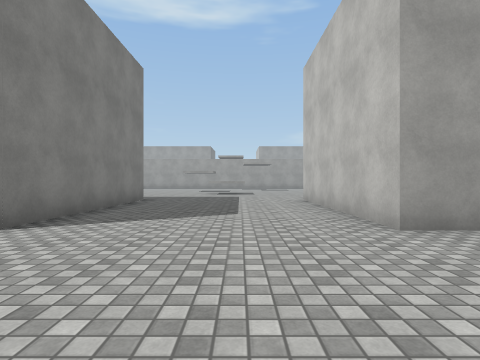
View 1 (above)

19 first-person views from a walk through a Unity game level. The camera is 1.2 m above the floor, looks level and sees 80° across. The floor is counted in squares, 2 m on a side. Each view is taken from the middle of a square. On the plan, view 1 faces up. The plan holds only what a view shows up to about 9 squares ahead; the rest is blank. The place goes on beyond the plan. The player is left out. Surface patterns are stand-ins for the level's own textures.

View 2
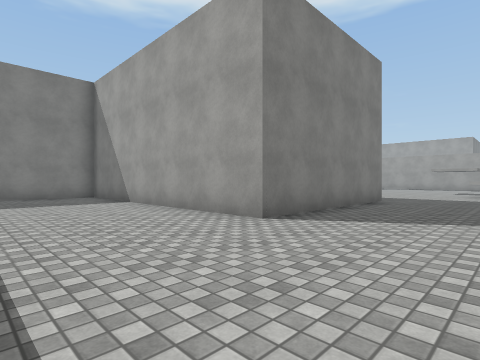

View 3
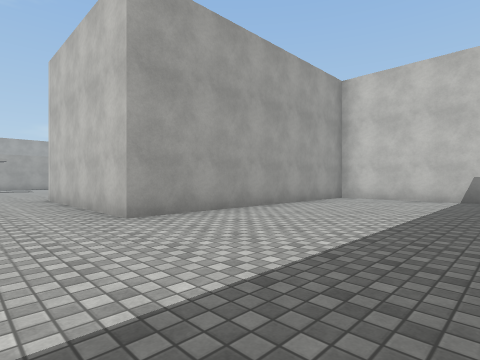

View 4
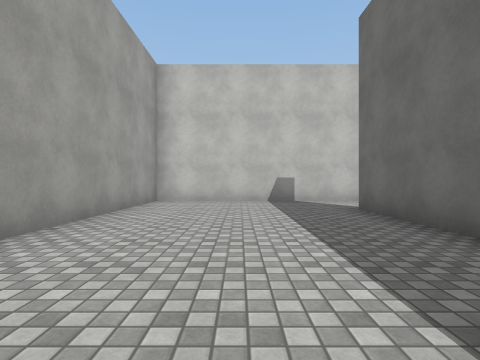

View 5
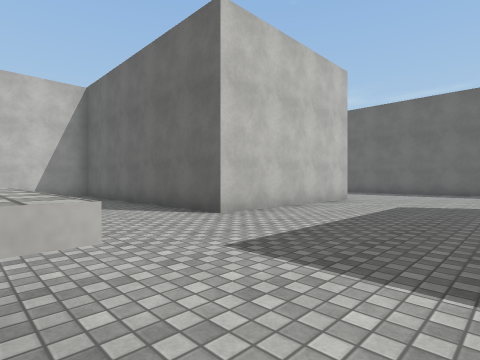

View 6
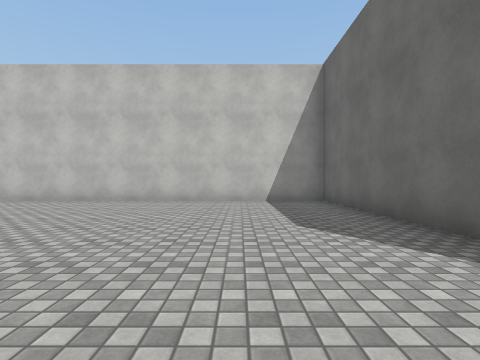

View 7
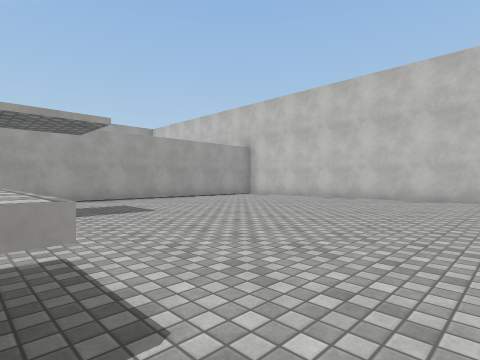

View 8
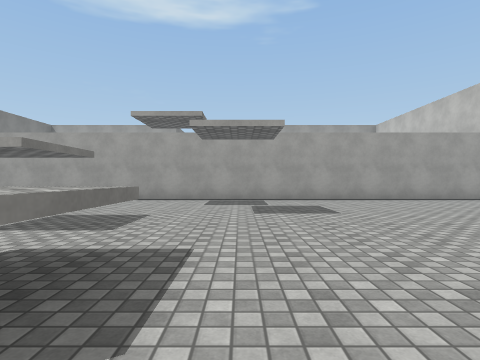

View 9
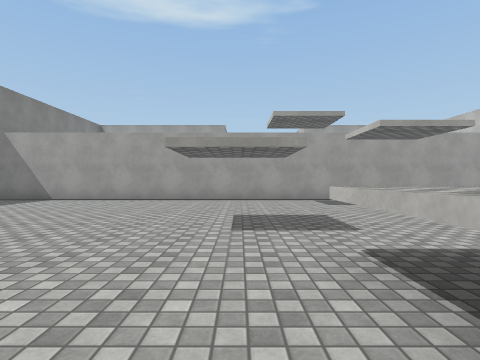

View 10
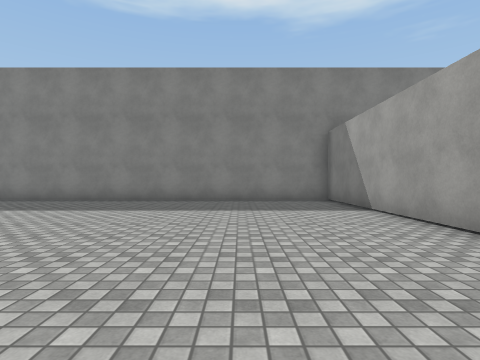

View 11
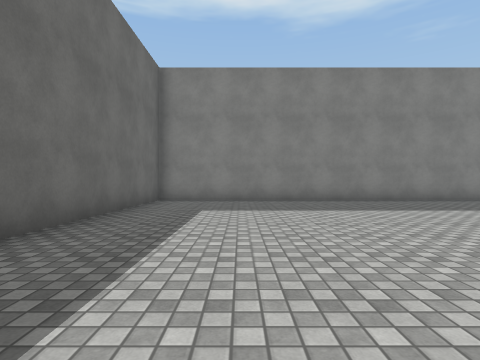

View 12
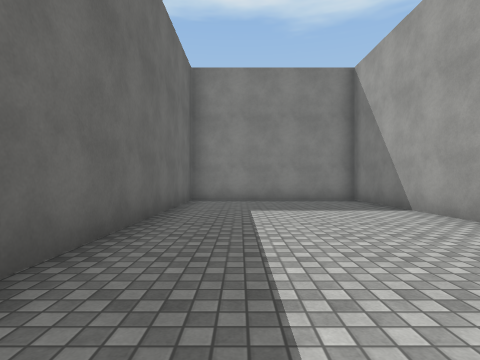

View 13
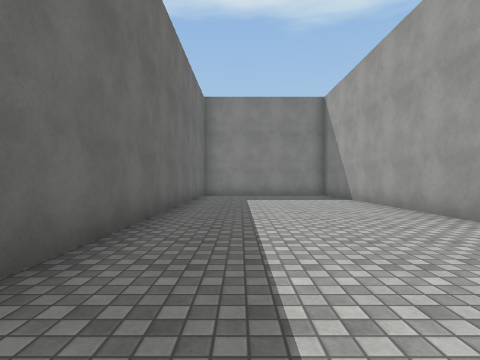

View 14
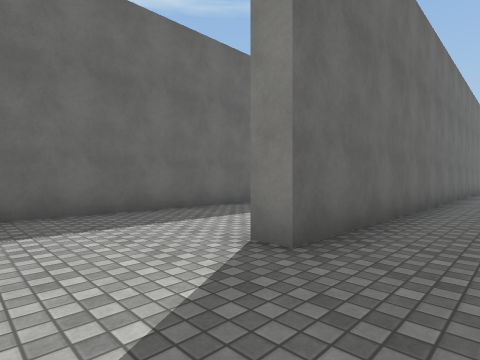

View 15
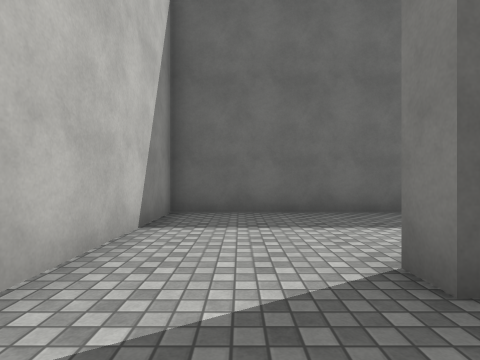

View 16
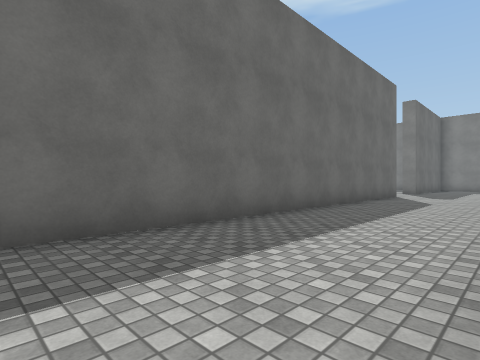

View 17
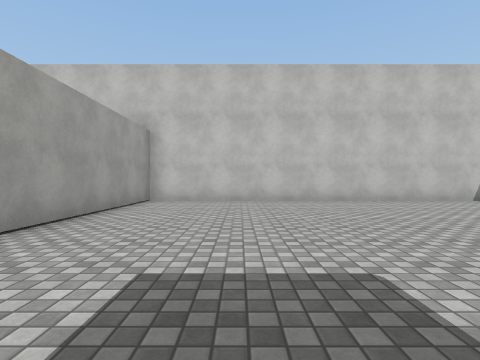

View 18
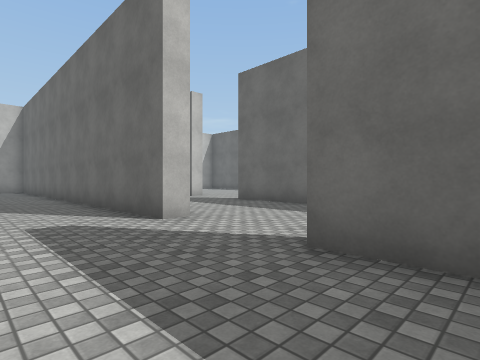

View 19
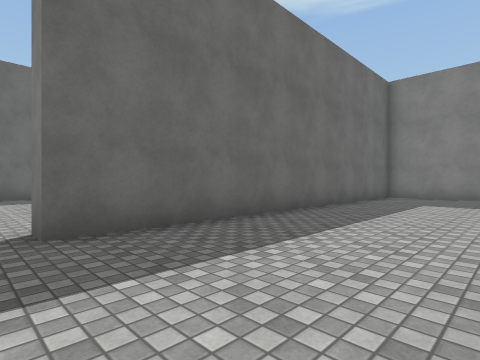

### Floor plan
Points are (right, up) in squares from view 1. A wall is a line through its corners. A room is listed if a view was taken in it or the views show most of it. See-through windows are left out.
Room 1 (views 1, 2, 3, 4, 5, 6, 7, 8, 9, 10, 11, 12, 13, 14, 15, 16, 17, 18)
walls: (-2.9, 8.6) (-2.9, 3.4) (-10.5, 3.4) (-10.5, -1.4) (6.9, -1.4) (6.9, -2); (-1.3, 11.8) (-1.3, 13.2); (0.2, 13.2) (0.2, 11.9); (-3.1, -5.2) (9.3, -5.2) (9.3, 3.4) (1.9, 3.4) (1.9, 8.6) (9.3, 8.6) (9.3, 19.6) (-10.5, 19.6) (-10.5, 8.6) (-4.8, 8.6); (-6.9, -5.2) (-5.5, -5.2)
ways out: opening at (-4.5, -5) to room 2
Room 2 (view 19)
walls: (-3.1, -5.8) (-3.1, -5.2); (-9.5, -9.3) (-0.6, -9.3); (-10.5, -6.9) (-10.5, -8.2)
ways out: opening at (-4.5, -5) to room 1; opening at (0.5, -9)

Where each view was taken, in squares from view 1:
view 1: 0 up, 0 right, facing up
view 2: 0 up, 0 right, facing up-left
view 3: 1 down, 0 right, facing up-right
view 4: 1 up, 1 right, facing right
view 5: 12 up, 2 left, facing down-right
view 6: 11 up, 1 right, facing right
view 7: 11 up, 0 right, facing up-right
view 8: 11 up, 1 right, facing up
view 9: 11 up, 2 left, facing up
view 10: 17 up, 2 left, facing left
view 11: 11 up, 2 left, facing left
view 12: 0 up, 2 left, facing left
view 13: 0 up, 1 right, facing left
view 14: 0 up, 9 right, facing down-left
view 15: 0 up, 8 right, facing down
view 16: 2 down, 8 right, facing down-left
view 17: 17 up, 1 right, facing right
view 18: 3 down, 7 left, facing down-right
view 19: 6 down, 0 right, facing down-left
